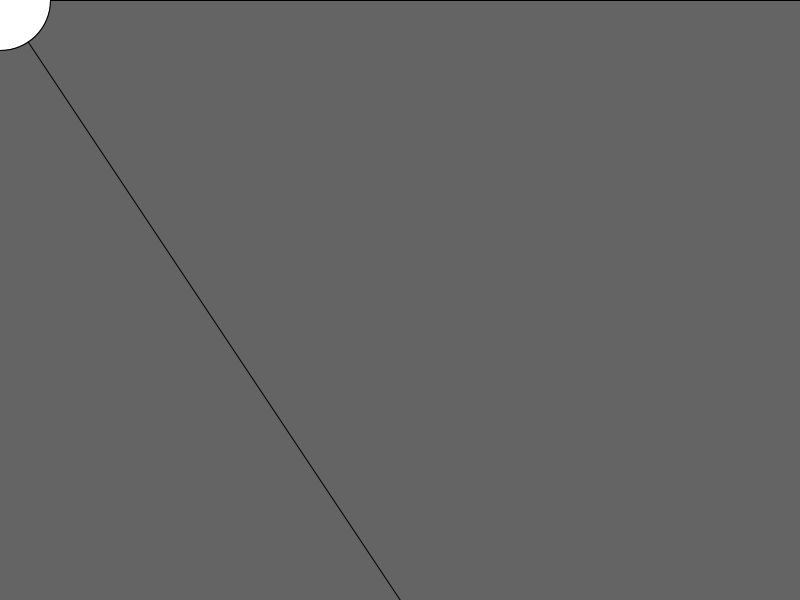
Frame 1 (no input)
Frame 60 (the mouse pressed at the canvas centre just before this capture): identical to frame 1, image omitted
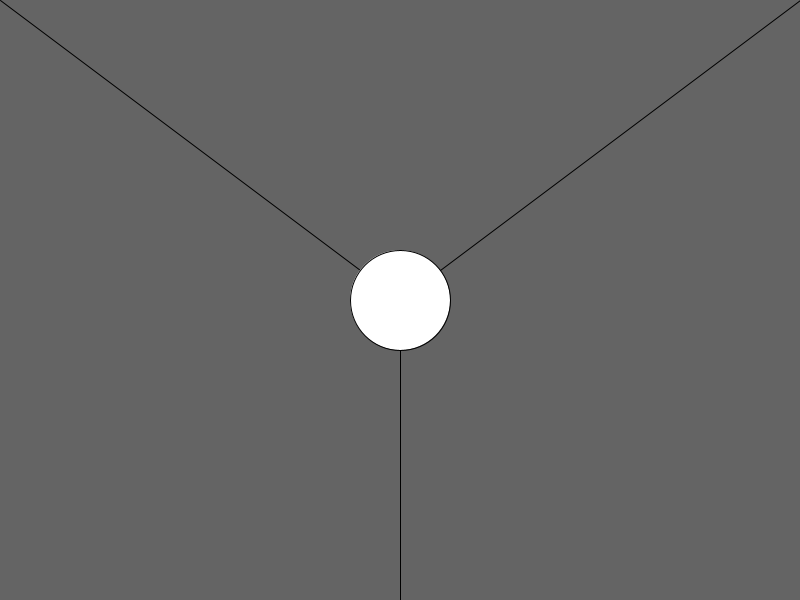
Frame 120 (the mouse held since frame 60 and released just before this capture)

The Processing sketch that drew these frames (run headless with seeded random() and noise(); from frame 60 on, the mouse is pressed at the canvas centre):

// Processing sketch: Proyecto_tarea_clase_2
// ── Proyecto_tarea_clase_2.pde
int d = 50;
void setup(){
  size(800,600);
}

void draw(){
  background(100);
    line(mouseX,mouseY,0,0);
    line(mouseX,mouseY,width,0);
    line(mouseX,mouseY,width/2,height);
    circle(mouseX,mouseY,d*2);

    
}
